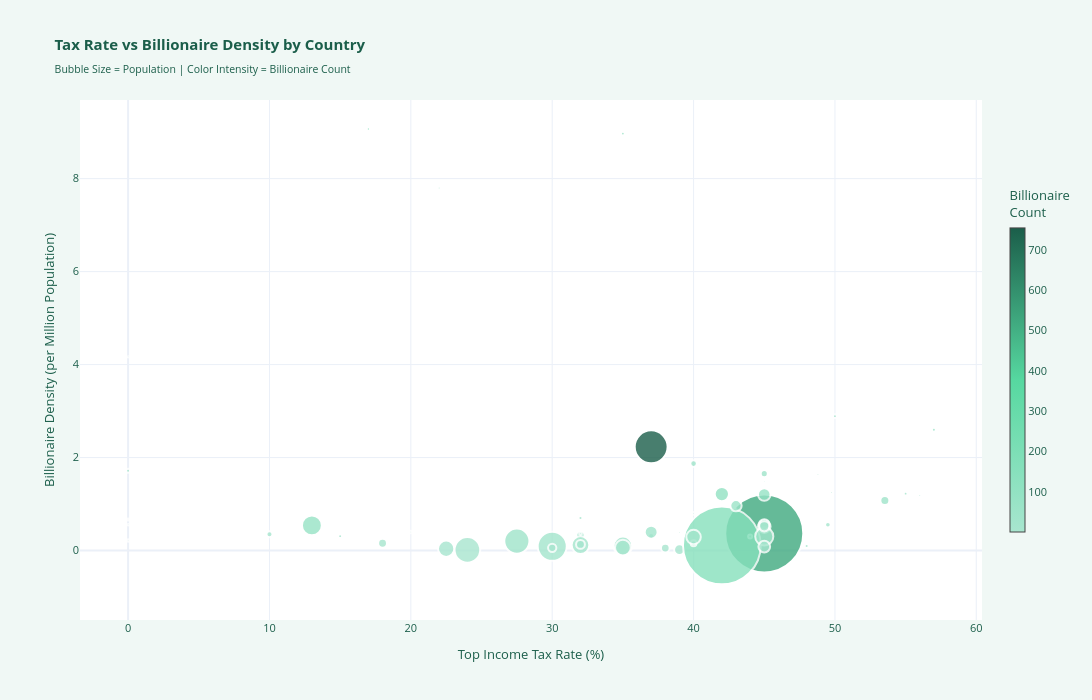

The notebook cell saved with this chart:
### Markdown cell above
### Visualization 2: Bubble Chart - Tax Rate, Population, and Billionaires

### Code cell
# Visualization 2: Bubble Chart - Tax vs Population vs Billionaires
fig_tax2 = go.Figure()

fig_tax2.add_trace(go.Scatter(
    x=tax_analysis['Top_Tax_Rate'],
    y=tax_analysis['Billionaire_Density'],
    mode='markers',
    text=tax_analysis['Country'],
    marker=dict(
        size=tax_analysis['Population_Millions'] ** 0.6,  # Size by population
        color=tax_analysis['Billionaire_Count'],
        colorscale=[
            [0, '#A8E6CF'],        # Light emerald
            [0.5, '#56D8A0'],      # Medium emerald
            [1, '#1B5E4A']         # Dark emerald
        ],
        showscale=True,
        colorbar=dict(
            title="Billionaire<br>Count",
            thickness=15,
            len=0.7
        ),
        line=dict(color='white', width=2),
        opacity=0.8,
        sizemode='diameter'
    ),
    hovertemplate='<b>%{text}</b><br>' +
                  'Tax Rate: %{x:.1f}%<br>' +
                  'Billionaire Density: %{y:.4f} per M<br>' +
                  'Population: %{customdata[0]:.1f}M<br>' +
                  'Total Billionaires: %{customdata[1]:.0f}<br>' +
                  '<extra></extra>',
    customdata=tax_analysis[['Population_Millions', 'Billionaire_Count']]
))

fig_tax2.update_layout(
    title_text='<b>Tax Rate vs Billionaire Density by Country</b><br>' +
               '<sub>Bubble Size = Population | Color Intensity = Billionaire Count</sub>',
    xaxis_title='Top Income Tax Rate (%)',
    yaxis_title='Billionaire Density (per Million Population)',
    height=700,
    width=1200,
    template='plotly_white',
    font=dict(size=11, color='#1B5E4A'),
    paper_bgcolor='#F0F8F5',
    plot_bgcolor='#FFFFFF',
    hovermode='closest'
)

fig_tax2.show()

print("\n🌍 POPULATION-ADJUSTED ANALYSIS:")
tax_top_density = tax_analysis.nlargest(5, 'Billionaire_Density')[['Country', 'Top_Tax_Rate', 'Population_Millions', 'Billionaire_Count', 'Billionaire_Density']]
print("Countries with HIGHEST billionaire density (per capita):")
for idx, row in tax_top_density.iterrows():
    print(f"  • {row['Country']:20} | Tax: {row['Top_Tax_Rate']:5.1f}% | Pop: {row['Population_Millions']:6.1f}M | Density: {row['Billionaire_Density']:.4f}")

### Figure 1 — Plotly figure (JSON) as saved in the notebook; plotly's stock layout.template omitted (floating-point values rounded to 4 significant figures)
{"data": [{"customdata": [[46.0, 4.0], [26.0, 43.0], [9.0, 11.0], [1.8, 1.0], [12.0, 3.0], [216.0, 44.0], [39.0, 42.0], [19.0, 6.0], [1425.0, 523.0], [52.0, 1.0], [1.2, 5.0], [10.0, 7.0], [5.9, 7.0], [105.0, 4.0], [5.6, 7.0], [68.0, 35.0], [84.0, 102.0], [10.0, 3.0], [7.5, 68.0], [9.7, 3.0], [1417.0, 157.0], [275.0, 25.0], [5.0, 4.0], [9.0, 26.0], [57.0, 55.0], [125.0, 38.0], [20.0, 7.0], [5.0, 2.0], [0.67, 1.0], [34.0, 11.0], [130.0, 13.0], [37.0, 2.0], [18.0, 10.0], [5.1, 2.0], [223.0, 3.0], [5.5, 9.0], [4.6, 1.0], [34.0, 2.0], [120.0, 14.0], [38.0, 5.0], [10.0, 1.0], [3.0, 2.0], [19.0, 3.0], [146.0, 79.0], [5.9, 46.0], [5.5, 2.0], [60.0, 5.0], [52.0, 29.0], [48.0, 25.0], [10.0, 26.0], [8.7, 78.0], [23.0, 43.0], [71.0, 28.0], [86.0, 25.0], [38.0, 6.0], [9.9, 17.0], [68.0, 82.0], [338.0, 754.0], [99.0, 6.0]], "hovertemplate": "<b>%{text}</b><br>Tax Rate: %{x:.1f}%<br>Billionaire Density: %{y:.4f} per M<br>Population: %{customdata[0]:.1f}M<br>Total Billionaires: %{customdata[1]:.0f}<br><extra></extra>", "marker": {"color": [4, 43, 11, 1, 3, 44, 42, 6, 523, 1, 5, 7, 7, 4, 7, 35, 102, 3, 68, 3, 157, 25, 4, 26, 55, 38, 7, 2, 1, 11, 13, 2, 10, 2, 3, 9, 1, 2, 14, 5, 1, 2, 3, 79, 46, 2, 5, 29, 25, 26, 78, 43, 28, 25, 6, 17, 82, 754, 6], "colorbar": {"len": 0.7, "thickness": 15, "title": {"text": "Billionaire<br>Count"}}, "colorscale": [[0, "#A8E6CF"], [0.5, "#56D8A0"], [1, "#1B5E4A"]], "line": {"color": "white", "width": 2}, "opacity": 0.8, "showscale": true, "size": [9.946, 7.063, 3.737, 1.423, 4.441, 25.16, 9.008, 5.851, 78.03, 10.71, 1.116, 3.981, 2.901, 16.32, 2.811, 12.57, 14.27, 3.981, 3.35, 3.909, 77.77, 29.08, 2.627, 3.737, 11.31, 18.12, 6.034, 2.627, 0.7864, 8.296, 18.55, 8.728, 5.665, 2.658, 25.64, 2.781, 2.498, 8.296, 17.68, 8.869, 3.981, 1.933, 5.851, 19.89, 2.901, 2.781, 11.67, 10.71, 10.2, 3.981, 3.662, 6.562, 12.9, 14.48, 8.869, 3.957, 12.57, 32.91, 15.75], "sizemode": "diameter"}, "mode": "markers", "text": ["Argentina", "Australia", "Austria", "Bahrain", "Belgium", "Brazil", "Canada", "Chile", "China", "Colombia", "Cyprus", "Czech Republic", "Denmark", "Egypt", "Finland", "France", "Germany", "Greece", "Hong Kong", "Hungary", "India", "Indonesia", "Ireland", "Israel", "Italy", "Japan", "Kazakhstan", "Lebanon", "Luxembourg", "Malaysia", "Mexico", "Morocco", "Netherlands", "New Zealand", "Nigeria", "Norway", "Oman", "Peru", "Philippines", "Poland", "Portugal", "Qatar", "Romania", "Russia", "Singapore", "Slovakia", "South Africa", "South Korea", "Spain", "Sweden", "Switzerland", "Taiwan", "Thailand", "Turkey", "Ukraine", "United Arab Emirates", "United Kingdom", "United States", "Vietnam"], "type": "scatter", "x": [35.0, 45.0, 55.0, 0.0, 45.0, 27.5, 53.53, 37.0, 45.0, 39.0, 0.0, 32.0, 56.0, 22.5, 49.75, 45.0, 42.0, 44.0, 17.0, 15.0, 42.0, 30.0, 40.0, 50.0, 43.0, 45.0, 10.0, 20.0, 45.0, 32.0, 35.0, 38.0, 49.5, 39.0, 24.0, 48.8, 0.0, 30.0, 32.0, 32.0, 48.0, 0.0, 40.0, 13.0, 22.0, 32.0, 45.0, 45.0, 45.0, 57.0, 35.0, 40.0, 37.0, 40.0, 18.0, 0.0, 45.0, 37.0, 35.0], "y": [0.08696, 1.654, 1.222, 0.5556, 0.25, 0.2037, 1.077, 0.3158, 0.367, 0.01923, 4.167, 0.7, 1.186, 0.0381, 1.25, 0.5147, 1.214, 0.3, 9.067, 0.3093, 0.1108, 0.09091, 0.8, 2.889, 0.9649, 0.304, 0.35, 0.4, 1.493, 0.3235, 0.1, 0.05405, 0.5556, 0.3922, 0.01345, 1.636, 0.2174, 0.05882, 0.1167, 0.1316, 0.1, 0.6667, 0.1579, 0.5411, 7.797, 0.3636, 0.08333, 0.5577, 0.5208, 2.6, 8.966, 1.87, 0.3944, 0.2907, 0.1579, 1.717, 1.206, 2.231, 0.06061]}], "layout": {"font": {"color": "#1B5E4A", "size": 11}, "height": 700, "hovermode": "closest", "paper_bgcolor": "#F0F8F5", "plot_bgcolor": "#FFFFFF", "title": {"text": "<b>Tax Rate vs Billionaire Density by Country</b><br><sub>Bubble Size = Population | Color Intensity = Billionaire Count</sub>"}, "width": 1200, "xaxis": {"title": {"text": "Top Income Tax Rate (%)"}}, "yaxis": {"title": {"text": "Billionaire Density (per Million Population)"}}}}
